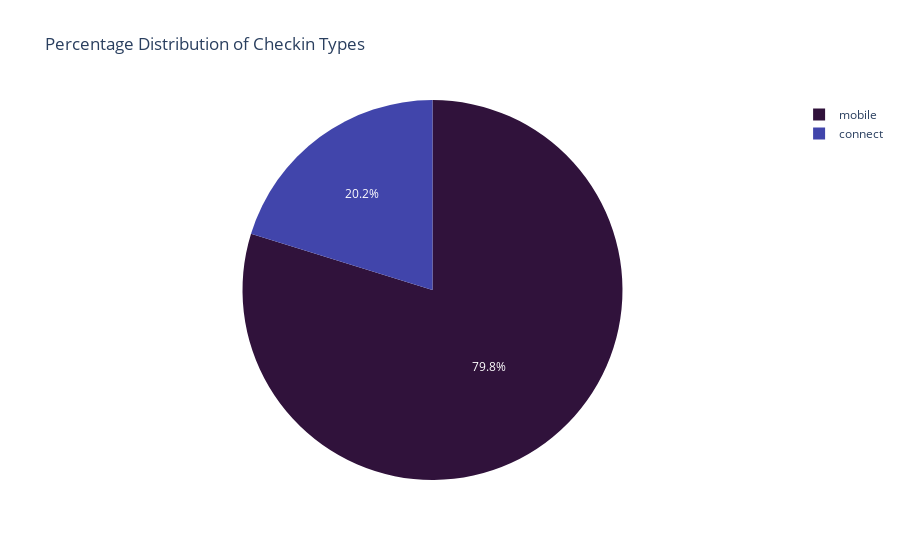

Notebook code cell kept with this figure:
### Code cell
# Calculate the percentage distribution of checkin_type values
checkin_percentage = df_delay["checkin_type"].value_counts(normalize=True) * 100

# Plot the Pie chart
fig = px.pie(names=checkin_percentage.index, 
             values=checkin_percentage.values, 
             title='Percentage Distribution of Checkin Types',
            color_discrete_sequence=px.colors.sequential.Turbo)

# Show the chart
fig.show()

### Figure 1 — Plotly figure (JSON) as saved in the notebook; plotly's stock layout.template omitted (floating-point values rounded to 4 significant figures)
{"data": [{"domain": {"x": [0, 1], "y": [0, 1]}, "hovertemplate": "label=%{label}<br>value=%{value}<extra></extra>", "labels": ["mobile", "connect"], "legendgroup": "", "name": "", "showlegend": true, "type": "pie", "values": [79.79, 20.21]}], "layout": {"legend": {"tracegroupgap": 0}, "piecolorway": ["#30123b", "#4145ab", "#4675ed", "#39a2fc", "#1bcfd4", "#24eca6", "#61fc6c", "#a4fc3b", "#d1e834", "#f3c63a", "#fe9b2d", "#f36315", "#d93806", "#b11901", "#7a0402"], "title": {"text": "Percentage Distribution of Checkin Types"}}}
